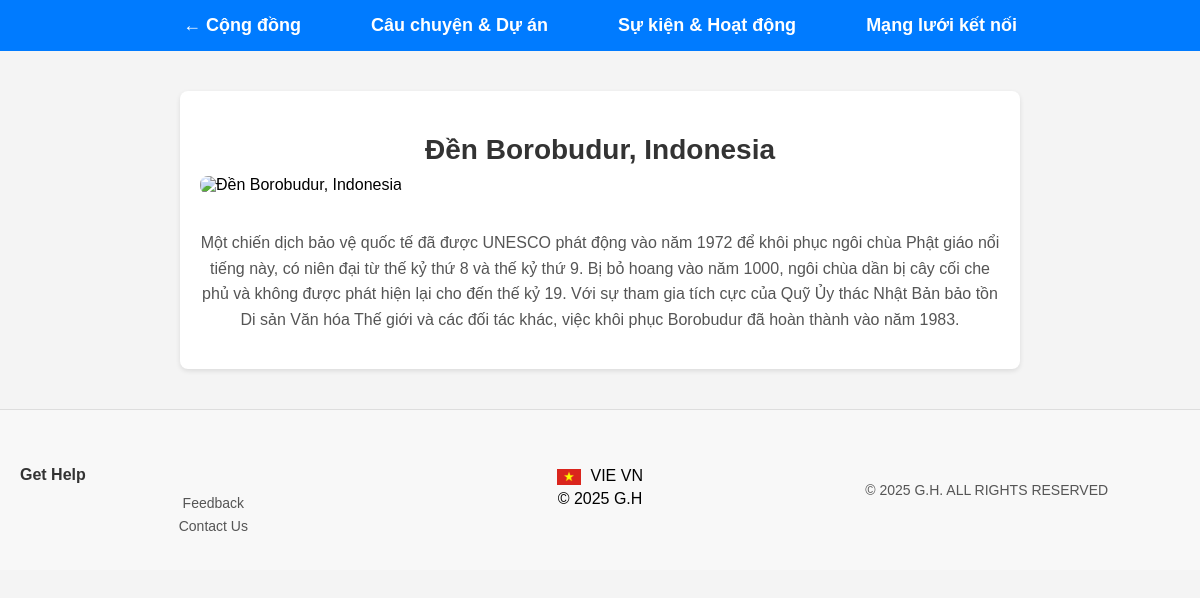
/pages/congdong/success_detail.php?id=3&type=success, run on the app's committed database.
### tables this page shows
CREATE TABLE `success_stories` (
  `id` int(11) NOT NULL,
  `title` varchar(255) NOT NULL,
  `description` text NOT NULL,
  `image_success` varchar(255) DEFAULT NULL
);

### pages/congdong/success_detail.php (the view, shortened to what this page needs)
<?php
$conn = new mysqli("localhost", "root", "", "global");
$id = isset($_GET['id']) ? (int)$_GET['id'] : 0;
$stmt = $conn->prepare("SELECT id, title, description, image_success FROM success_stories WHERE id = ?");
$stmt->bind_param("i", $id);
$stmt->execute();
$result = $stmt->get_result();
$success_stories = $result->fetch_assoc();
$image_success = file_exists("image_success/" . $success_stories['image_success'])
    ? "image_success/" . $success_stories['image_success']
    : "image_success/default.jpg";
?>
<!DOCTYPE html>
<html lang="vi">
<head>
    <link rel="stylesheet" href="stories.css">
</head>
<body>
    <nav class="navbar">
        <ul class="nav-links">
            <li><a href="../congdong.php" class="back-button">← Cộng đồng</a></li>
            <li><a href="stories.php" class="<?= basename($_SERVER['PHP_SELF']) == 'stories.php' ? 'active' : '' ?>">Câu chuyện & Dự án</a></li>
            <li><a href="events.php" class="<?= basename($_SERVER['PHP_SELF']) == 'events.php' ? 'active' : '' ?>">Sự kiện & Hoạt động</a></li>
            <li><a href="network.php" class="<?= basename($_SERVER['PHP_SELF']) == 'network.php' ? 'active' : '' ?>">Mạng lưới kết nối</a></li>
        </ul>
    </nav>
    <section class="detail-container">
        <h1><?php echo htmlspecialchars($success_stories['title']); ?></h1>
        <img src="<?php echo htmlspecialchars($image_success); ?>" alt="<?php echo htmlspecialchars($success_stories['title']); ?>">
        <p><?php echo nl2br(htmlspecialchars($success_stories['description'])); ?></p>
    </section>
    <footer>
        <div class="footer-container">
            <div class="footer-section">
                <h5>Get Help</h5>
                <p><a href="../feedback.php">Feedback</a></p>
                <p><a href="../contact.php">Contact Us</a></p>
            </div>
            <div class="footer-section footer-center">
                <div>
                    <img src="./image_path/VN_Flag.webp" alt="Vietnam Flag" />
                    <span>VIE VN</span>
                </div>
                <p>© 2025 G.H</p>
            </div>
            <div class="footer-section footer-right">
                <p>© 2025 G.H. ALL RIGHTS RESERVED</p>
            </div>
        </div>
    </footer>
</body>
</html>

### pages/congdong/stories.css (style rules this page uses)
body { font-family: Arial, sans-serif; background-color: #f4f4f4; display: flex; flex-direction: column; align-items: center; margin: 0; padding: 0; }
a { text-decoration: none; }
h1, p { text-align: center; max-width: 900px; }
html { scroll-behavior: smooth; }
.back-button { margin: 20px; text-align: center; }

### pages/congdong/success_detail.php (style rules this page uses)
body { font-family: Arial, sans-serif; background-color: #f4f4f4; margin: 0; padding: 0; }
.navbar { display: flex; justify-content: center; align-items: center; background: #007bff; color: white; padding: 15px 20px; width: 100%; position: sticky; top: 0; z-index: 1000; }
.nav-links { list-style: none; margin: 0; padding: 0; display: flex; }
.nav-links li a { color: white; font-size: 18px; font-weight: bold; margin: 0 20px; padding: 10px 15px; text-decoration: none; }
.back-button { color: #007bff; padding: 10px 15px; border-radius: 5px; text-decoration: none; font-weight: bold; }
.detail-container { max-width: 800px; margin: 40px auto; background: white; padding: 20px; border-radius: 8px; box-shadow: 0 2px 5px rgba(0,0,0,0.1); }
.detail-container h1 { font-size: 28px; color: #333; margin-bottom: 10px; }
.detail-container img { width: 100%; max-height: 400px; object-fit: cover; border-radius: 8px; margin-bottom: 20px; }
.detail-container p { font-size: 16px; line-height: 1.6; color: #555; }
footer { background-color: #f8f8f8; padding: 20px 0; font-family: Arial, sans-serif; border-top: 1px solid #ddd; width: 100%; }
.footer-container { display: flex; justify-content: space-between; align-items: center; padding: 0 20px; margin: 0 auto; flex-wrap: wrap; }
.footer-section { flex: 1; min-width: 200px; margin: 10px 0; }
.footer-section h5 { margin-bottom: 10px; font-size: 16px; color: #333; }
.footer-section p { margin: 5px 0; }
.footer-section a { text-decoration: none; color: #555; font-size: 14px; }
.footer-center { text-align: center; }
.footer-center img { width: 24px; vertical-align: middle; margin-right: 5px; }
.footer-right { text-align: right; font-size: 14px; color: #555; }

### data on the page
success_stories: title "Đền Borobudur, Indonesia", description "Một chiến dịch bảo vệ quốc tế đã được UNESCO phát động vào năm 1972 để khôi phục ngôi chùa Phật giáo nổi tiếng này, có niên đại từ thế kỷ thứ 8 và thế kỷ thứ 9. Bị bỏ hoang vào năm 1000, ngôi chùa dần bị cây cối che phủ và không được phát hiện lại cho đến thế kỷ 19. Với sự tham gia tích cực của Quỹ Ủy thác Nhật Bản bảo tồn Di sản Văn hóa Thế giới và các đối tác khác, việc khôi phục Borobudur đã hoàn thành vào năm 1983."
